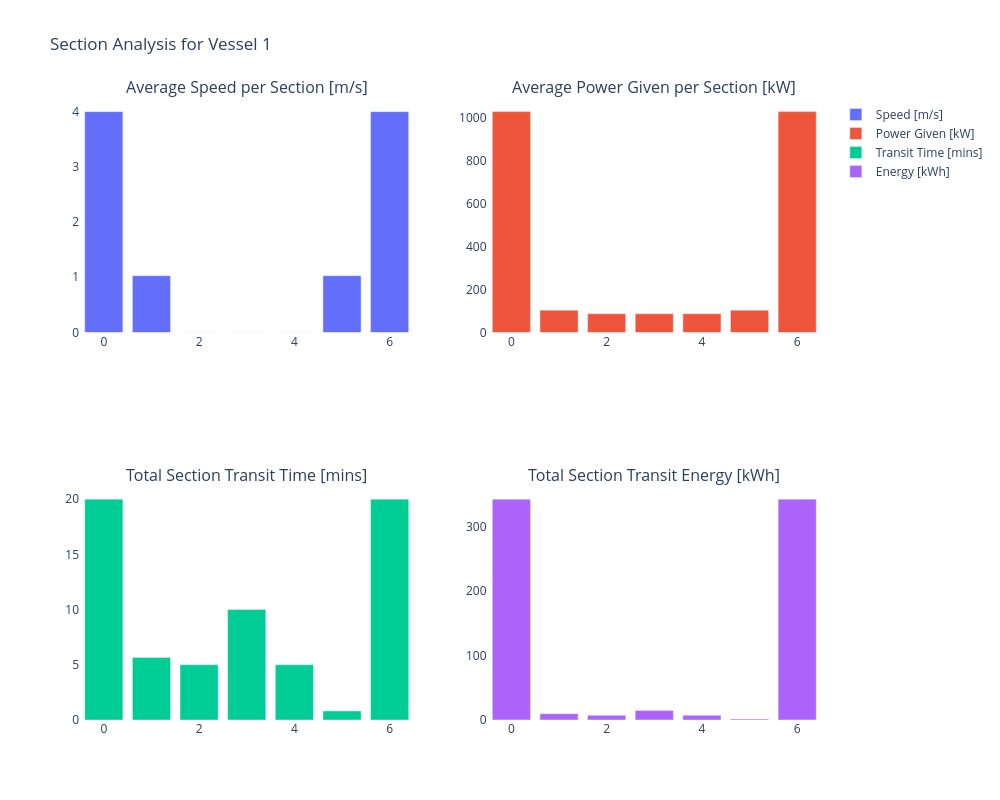
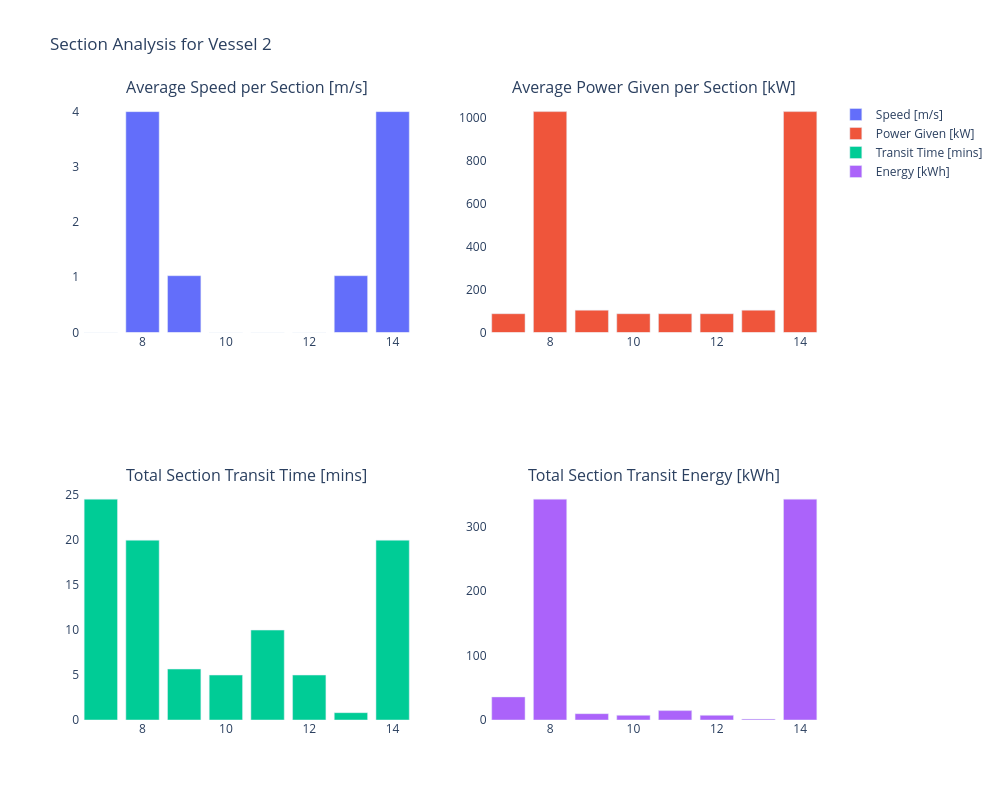

Notebook code for these charts, in order:
### Markdown cell above
Like the Energy-examples, we can visualize the energy consumption per event per vessel:

### Code cell
for vessel in [vessel_1, vessel_2]:
    df_eventtable_energy_fuel_vessel = df_eventtable_energy_fuel[df_eventtable_energy_fuel['object name'] == vessel.name]
    
    # Calculate average speed
    average_speed = df_eventtable_energy_fuel_vessel['distance (m)'] / df_eventtable_energy_fuel_vessel['duration (s)']
    
    # Calculate durations in minutes
    durations = [
        (row['stop time'] - row['start time']).total_seconds() / 60
        for _, row in df_eventtable_energy_fuel_vessel.iterrows()
    ]
    
    # Create 2x2 subplot figure
    fig = make_subplots(rows=2, cols=2, subplot_titles=[
        'Average Speed per Section [m/s]',
        'Average Power Given per Section [kW]',
        'Total Section Transit Time [mins]',
        'Total Section Transit Energy [kWh]'
    ])
    
    # Add bar charts to subplots
    fig.add_trace(go.Bar(x=average_speed.index, y=average_speed, name='Speed [m/s]'), row=1, col=1)
    fig.add_trace(go.Bar(x=average_speed.index, y=df_eventtable_energy_fuel_vessel['P_given (kW)'], name='Power Given [kW]'), row=1, col=2)
    fig.add_trace(go.Bar(x=average_speed.index, y=durations, name='Transit Time [mins]'), row=2, col=1)
    fig.add_trace(go.Bar(x=average_speed.index, y=df_eventtable_energy_fuel_vessel['total_energy (kWh)'], name='Energy [kWh]'), row=2, col=2)
    
    # Update layout
    fig.update_layout(
        height=800,
        width=1000,
        title_text=f'Section Analysis for {vessel.name}',
        plot_bgcolor='white'
    )
    
    fig.show()

### Figure 1 — Plotly figure (JSON) as saved in the notebook; plotly's stock layout.template omitted (floating-point values rounded to 4 significant figures)
{"data": [{"name": "Speed [m/s]", "type": "bar", "x": [0, 1, 2, 3, 4, 5, 6], "xaxis": "x", "y": [4.0, 1.029, 0.0, 0.0, 0.0, 1.029, 4.0], "yaxis": "y"}, {"name": "Power Given [kW]", "type": "bar", "x": [0, 1, 2, 3, 4, 5, 6], "xaxis": "x2", "y": [1028.0, 104.0, 87.5, 87.5, 87.5, 104.0, 1028.0], "yaxis": "y2"}, {"name": "Transit Time [mins]", "type": "bar", "x": [0, 1, 2, 3, 4, 5, 6], "xaxis": "x3", "y": [20, 5.667, 5, 10, 5, 0.8167, 20], "yaxis": "y3"}, {"name": "Energy [kWh]", "type": "bar", "x": [0, 1, 2, 3, 4, 5, 6], "xaxis": "x4", "y": [342.8, 9.83, 7.292, 14.58, 7.292, 1.404, 342.8], "yaxis": "y4"}], "layout": {"annotations": [{"font": {"size": 16}, "showarrow": false, "text": "Average Speed per Section [m/s]", "x": 0.225, "xanchor": "center", "xref": "paper", "y": 1, "yanchor": "bottom", "yref": "paper"}, {"font": {"size": 16}, "showarrow": false, "text": "Average Power Given per Section [kW]", "x": 0.775, "xanchor": "center", "xref": "paper", "y": 1, "yanchor": "bottom", "yref": "paper"}, {"font": {"size": 16}, "showarrow": false, "text": "Total Section Transit Time [mins]", "x": 0.225, "xanchor": "center", "xref": "paper", "y": 0.375, "yanchor": "bottom", "yref": "paper"}, {"font": {"size": 16}, "showarrow": false, "text": "Total Section Transit Energy [kWh]", "x": 0.775, "xanchor": "center", "xref": "paper", "y": 0.375, "yanchor": "bottom", "yref": "paper"}], "height": 800, "plot_bgcolor": "white", "title": {"text": "Section Analysis for Vessel 1"}, "width": 1000, "xaxis": {"anchor": "y", "domain": [0, 0.45]}, "xaxis2": {"anchor": "y2", "domain": [0.55, 1]}, "xaxis3": {"anchor": "y3", "domain": [0, 0.45]}, "xaxis4": {"anchor": "y4", "domain": [0.55, 1]}, "yaxis": {"anchor": "x", "domain": [0.625, 1]}, "yaxis2": {"anchor": "x2", "domain": [0.625, 1]}, "yaxis3": {"anchor": "x3", "domain": [0, 0.375]}, "yaxis4": {"anchor": "x4", "domain": [0, 0.375]}}}

### Figure 2 — Plotly figure (JSON) as saved in the notebook; plotly's stock layout.template omitted (floating-point values rounded to 4 significant figures)
{"data": [{"name": "Speed [m/s]", "type": "bar", "x": [7, 8, 9, 10, 11, 12, 13, 14], "xaxis": "x", "y": [0.0, 4.0, 1.029, 0.0, 0.0, 0.0, 1.029, 4.0], "yaxis": "y"}, {"name": "Power Given [kW]", "type": "bar", "x": [7, 8, 9, 10, 11, 12, 13, 14], "xaxis": "x2", "y": [87.5, 1028.0, 104.0, 87.5, 87.5, 87.5, 104.0, 1028.0], "yaxis": "y2"}, {"name": "Transit Time [mins]", "type": "bar", "x": [7, 8, 9, 10, 11, 12, 13, 14], "xaxis": "x3", "y": [24.57, 20, 5.667, 5, 10, 5, 0.8167, 20], "yaxis": "y3"}, {"name": "Energy [kWh]", "type": "bar", "x": [7, 8, 9, 10, 11, 12, 13, 14], "xaxis": "x4", "y": [35.82, 342.8, 9.83, 7.292, 14.58, 7.292, 1.404, 342.8], "yaxis": "y4"}], "layout": {"annotations": [{"font": {"size": 16}, "showarrow": false, "text": "Average Speed per Section [m/s]", "x": 0.225, "xanchor": "center", "xref": "paper", "y": 1, "yanchor": "bottom", "yref": "paper"}, {"font": {"size": 16}, "showarrow": false, "text": "Average Power Given per Section [kW]", "x": 0.775, "xanchor": "center", "xref": "paper", "y": 1, "yanchor": "bottom", "yref": "paper"}, {"font": {"size": 16}, "showarrow": false, "text": "Total Section Transit Time [mins]", "x": 0.225, "xanchor": "center", "xref": "paper", "y": 0.375, "yanchor": "bottom", "yref": "paper"}, {"font": {"size": 16}, "showarrow": false, "text": "Total Section Transit Energy [kWh]", "x": 0.775, "xanchor": "center", "xref": "paper", "y": 0.375, "yanchor": "bottom", "yref": "paper"}], "height": 800, "plot_bgcolor": "white", "title": {"text": "Section Analysis for Vessel 2"}, "width": 1000, "xaxis": {"anchor": "y", "domain": [0, 0.45]}, "xaxis2": {"anchor": "y2", "domain": [0.55, 1]}, "xaxis3": {"anchor": "y3", "domain": [0, 0.45]}, "xaxis4": {"anchor": "y4", "domain": [0.55, 1]}, "yaxis": {"anchor": "x", "domain": [0.625, 1]}, "yaxis2": {"anchor": "x2", "domain": [0.625, 1]}, "yaxis3": {"anchor": "x3", "domain": [0, 0.375]}, "yaxis4": {"anchor": "x4", "domain": [0, 0.375]}}}
